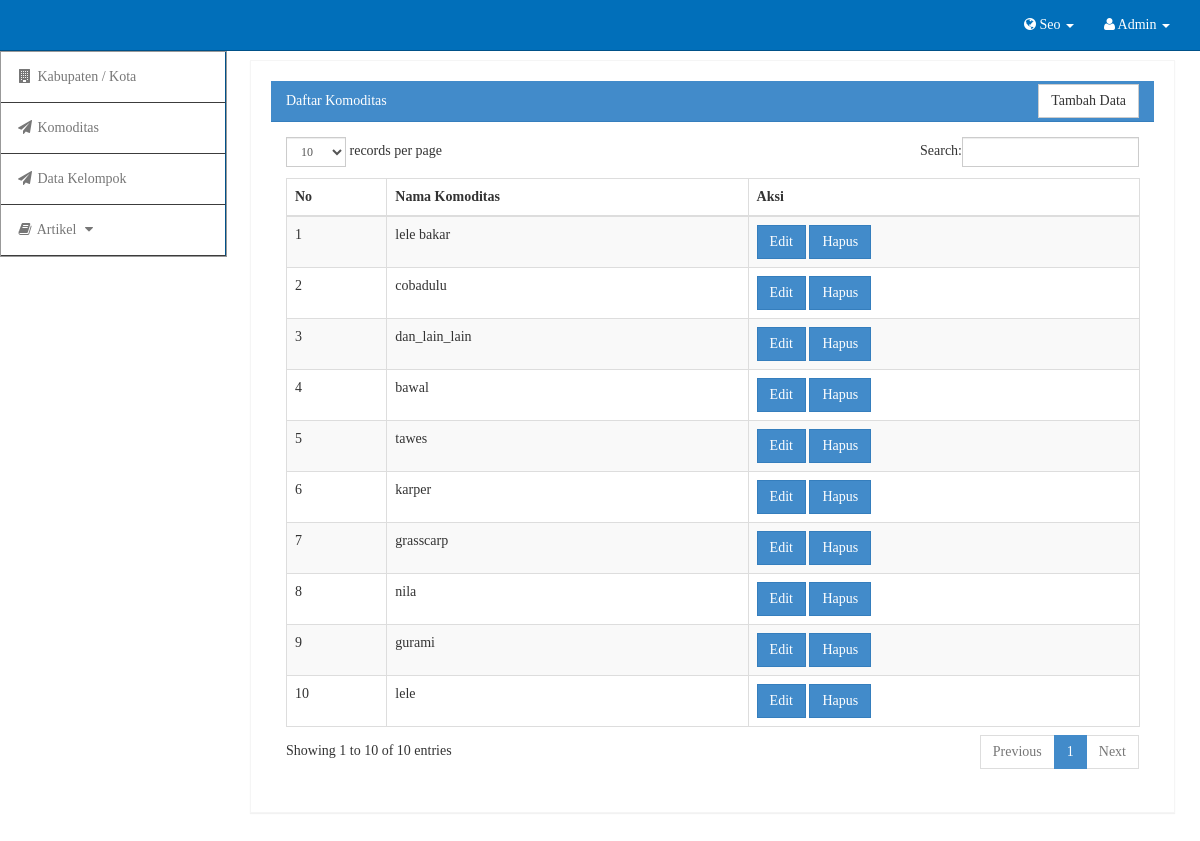
Before: /admin/media.php?module=komoditas (signed in) with the older database file.
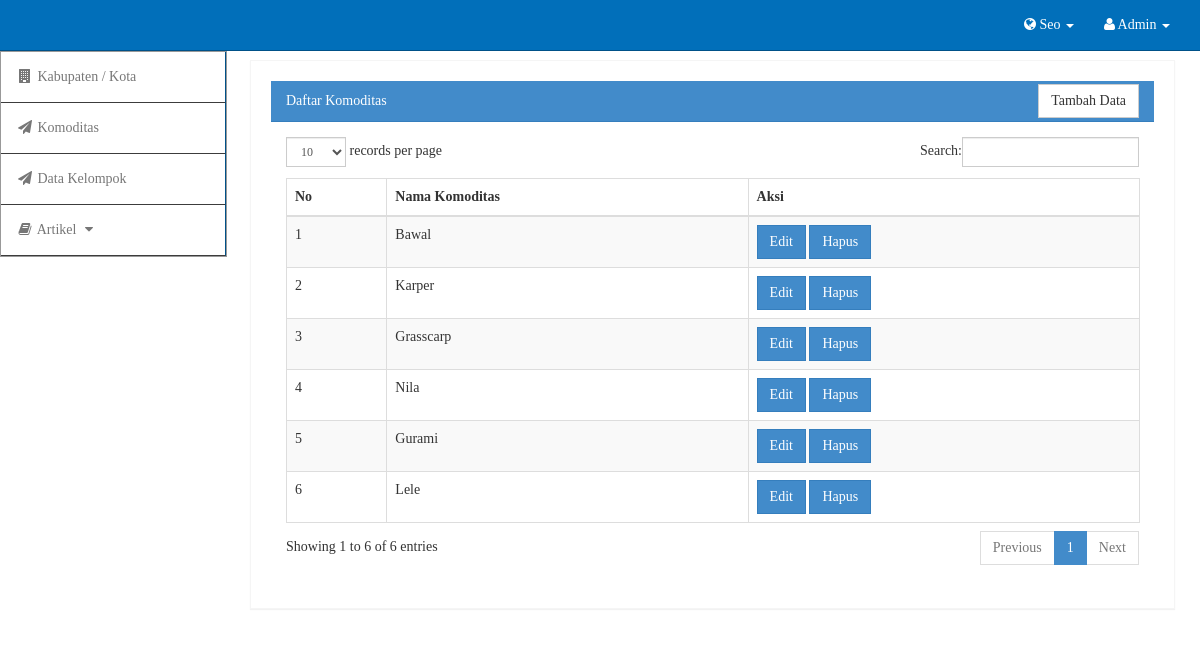
After: the same page with the newer database file.
### tables this page shows
CREATE TABLE `komoditas` (
  `id_komoditas` int(11) NOT NULL AUTO_INCREMENT,
  `nama` varchar(120) NOT NULL,
  PRIMARY KEY (`id_komoditas`),
  KEY `id_komoditas` (`id_komoditas`),
  KEY `id_komoditas_2` (`id_komoditas`)
);

### admin/modul/mod_komoditas/komoditas.php (the view, shortened to what this page needs)
<?php
 if (empty($_SESSION['username']) AND empty($_SESSION['passuser'])){
  echo "<link href='style.css' rel='stylesheet' type='text/css'>
 <center>Untuk mengakses modul, Anda harus login <br>";
  echo "<a href=../../index.php><b>LOGIN</b></a></center>";
}
else { ?>
		<?php
			$aksi="modul/mod_komoditas/aksi_komoditas.php";
			switch($_GET[act]){
				default:
		?>
				<div class="row">
					<div class="col-lg-12">
						<div class="panel panel-default">
							<div class="panel-heading">
								Daftar Komoditas
								<button type="button" class="btn btn-default pull-right tambah" onclick="location.href='?module=komoditas&act=insertnew'">Tambah Data</button>
							</div>
							<div class="panel-body">
								<div class="table-responsive">
									<table class="table table-striped table-bordered table-hover" id="dataTables-example">
										<thead>
											<tr>
												<th>No</th>
												<th>Nama Komoditas</th>
												<th>Aksi</th>
											</tr>
										</thead>
										<tbody>
											<?php
												$no=1;
												$komoditas= mysql_query("SELECT * FROM komoditas ORDER BY id_komoditas DESC") or die(mysql_error());
												while($m=mysql_fetch_array($komoditas)){
												?>
												<tr>
													<td><?php echo"$no" ?></td>
													<td><?php echo"$m[nama]" ?></td>
													<td class="center">
														<a href="<?php echo"?module=komoditas&act=edit&id=$m[id_komoditas]";?>">
														<button type="button" class="btn btn-primary">Edit</button></a>
														<a href="<?php echo"$aksi?module=komoditas&act=hapus&id=$m[id_komoditas]";?>" onclick="return confirm('Apakah anda yakin menghapus data ini?');"><button type="button" class="btn btn-primary">Hapus</button></a>
													</td>
												</tr>
											<?php $no++; } ?>
										</tbody>
									</table>
								</div>
							</div>
						</div>
					</div>
                </div>
			<?php break;
			?>
				<?php
		 } ?>
<?php } ?>

Changed rows visible on the page:
removed komoditas: nama "lele bakar"
removed komoditas: nama "cobadulu"
removed komoditas: nama "dan_lain_lain"
removed komoditas: nama "tawes"
changed komoditas: nama "bawal" → "Bawal"
changed komoditas: nama "karper" → "Karper"
changed komoditas: nama "grasscarp" → "Grasscarp"
changed komoditas: nama "nila" → "Nila"
changed komoditas: nama "gurami" → "Gurami"
changed komoditas: nama "lele" → "Lele"
Other visible differences:
text written by a page script: "records per page Search: Showing 1 to 10 of 10 entries Previous 1 Next" → "records per page Search: Showing 1 to 6 of 6 entries Previous 1 Next"
